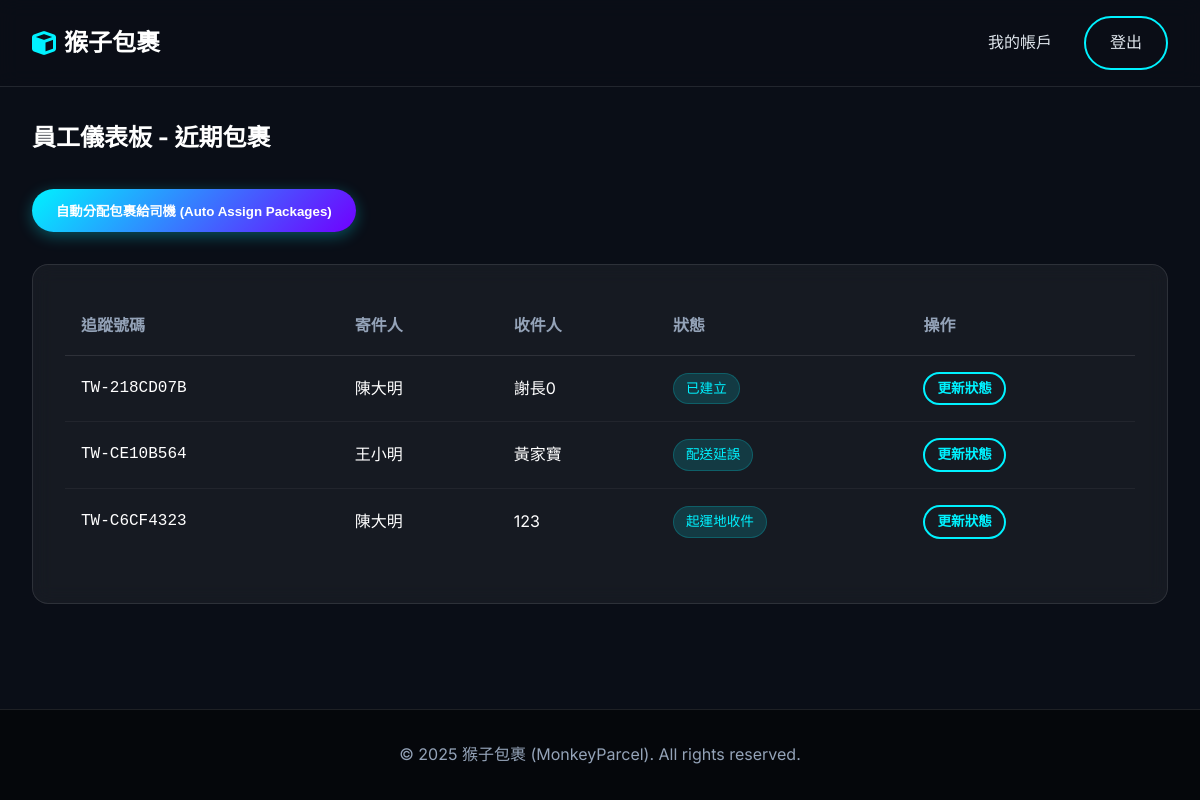
The page /dashboard (signed in) on the database as committed earlier.
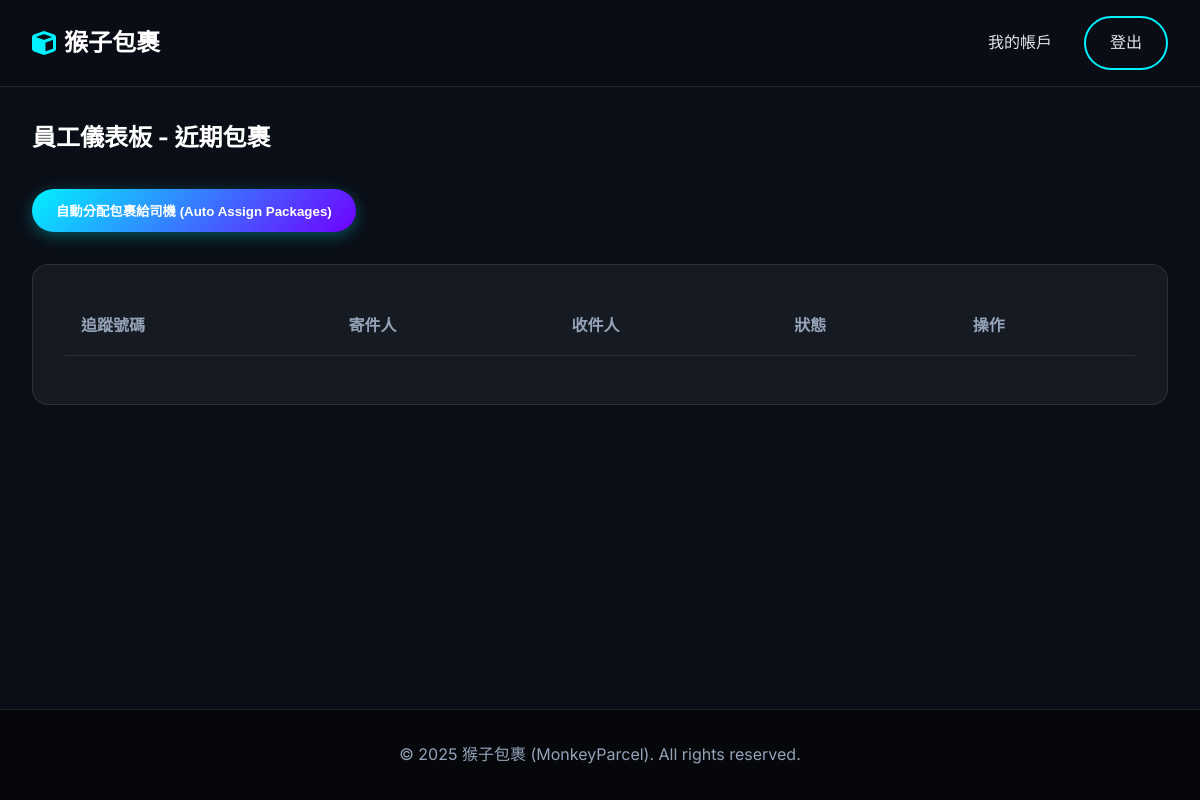
The same page on the database as committed later.
### app/models.py (models this page shows, shortened)
class Package(Base):
    __tablename__ = 'packages'
    id: Mapped[int] = mapped_column(primary_key=True)
    tracking_number: Mapped[str] = mapped_column(String(20), unique=True, nullable=False) # 物流單號
    sender_id: Mapped[int] = mapped_column(ForeignKey('customers.id'), nullable=False)
    recipient_name: Mapped[str] = mapped_column(String(100), nullable=False)
    recipient_address: Mapped[str] = mapped_column(String(200), nullable=False)
    recipient_phone: Mapped[str] = mapped_column(String(20), nullable=False)
    weight: Mapped[float] = mapped_column(Float, nullable=False) # 重量 (kg)
    width: Mapped[float] = mapped_column(Float, nullable=False)  # 寬 (cm)
    height: Mapped[float] = mapped_column(Float, nullable=False) # 高 (cm)
    length: Mapped[float] = mapped_column(Float, nullable=False) # 長 (cm)
    declared_value: Mapped[float] = mapped_column(Float, default=0.0) # 報值金額 (保險用)
    content_description: Mapped[str] = mapped_column(String(255), nullable=True) # 內容物描述
    package_type: Mapped[PackageType] = mapped_column(Enum(PackageType), default=PackageType.SMALL_BOX)
    delivery_speed: Mapped[DeliverySpeed] = mapped_column(Enum(DeliverySpeed), default=DeliverySpeed.STANDARD)
    status: Mapped[PackageStatus] = mapped_column(Enum(PackageStatus), default=PackageStatus.CREATED)
    is_hazardous: Mapped[bool] = mapped_column(Boolean, default=False)   # 易燃物/危險品
    is_fragile: Mapped[bool] = mapped_column(Boolean, default=False)     # 易碎品
    is_international: Mapped[bool] = mapped_column(Boolean, default=False) # 國際件
    created_at: Mapped[datetime] = mapped_column(DateTime, default=datetime.now) # 寄件時間
    estimated_delivery: Mapped[datetime] = mapped_column(DateTime, nullable=True) # 預計抵達時間
    shipping_cost: Mapped[float] = mapped_column(Float, default=0.0) # 運費金額
    sender: Mapped["Customer"] = relationship("Customer", back_populates="packages", foreign_keys=[sender_id])
    tracking_events: Mapped[List["TrackingEvent"]] = relationship("TrackingEvent", back_populates="package", cascade="all, delete-orphan")
    assigned_driver_id: Mapped[Optional[int]] = mapped_column(ForeignKey('users.id'), nullable=True)
    assigned_driver: Mapped[Optional["User"]] = relationship("User", foreign_keys=[assigned_driver_id])
    @property
    def status_label(self):
        return PACKAGE_STATUS_LABELS.get(self.status, self.status.value)

class User(Base):
    __tablename__ = 'users'
    id: Mapped[int] = mapped_column(primary_key=True)
    username: Mapped[str] = mapped_column(String(50), unique=True, nullable=False)
    password_hash: Mapped[str] = mapped_column(String(128), nullable=False)
    full_name: Mapped[str] = mapped_column(String(100), nullable=False)
    email: Mapped[str] = mapped_column(String(120), unique=True, nullable=False)
    phone: Mapped[str] = mapped_column(String(20), nullable=False)
    address: Mapped[str] = mapped_column(String(200), nullable=True)
    role: Mapped[UserRole] = mapped_column(Enum(UserRole), default=UserRole.CUSTOMER)
    type: Mapped[str] = mapped_column(String(50))
    __mapper_args__ = {
        'polymorphic_identity': 'user',
        'polymorphic_on': type
    }

### app/routes.py (the view, shortened to what this page needs)
@main.route('/dashboard')
@login_required
def dashboard():
    user_id = session['user_id']
    role = session['user_role']
    if role == 'customer':
        packages = services.get_user_packages(user_id)
        return render_template('dashboard_customer.html', packages=packages)
    elif role == 'driver':
        packages = services.get_packages_for_driver(session['user_id'])
        return render_template('dashboard_employee.html', packages=packages, is_driver=True)
    elif role == 'admin':
        return render_template('dashboard_admin.html')
    elif role == 'warehouse':
        recent_packages = db.session.execute(
            db.select(models.Package)
            .filter(models.Package.status.notin_([
                models.PackageStatus.OUT_FOR_DELIVERY,
                models.PackageStatus.DELIVERED
            ]))
            .order_by(models.Package.created_at.desc())
            .limit(20)
        ).scalars().all()
        return render_template('dashboard_employee.html', packages=recent_packages)
    return "Unknown Role"

### app/routes.py (called while the page is built)
def login_required(f):
    @wraps(f)
    def decorated_function(*args, **kwargs):
        if 'user_id' not in session:
            return redirect(url_for('main.login'))
        return f(*args, **kwargs)
    return decorated_function

### app/templates/dashboard_employee.html (shortened to what this page needs)
{% extends "base.html" %}
{% block content %}
<div class="container">
    {% if is_driver %}
    <h2 style="margin-bottom: 2rem;">司機派送清單 (My Deliveries)</h2>
    <p style="color: var(--text-muted);">顯示「派送中」或「分揀中(可取件)」的包裹。</p>
    {% else %}
    <h2 style="margin-bottom: 2rem;">員工儀表板 - 近期包裹</h2>
    <div style="margin-bottom: 2rem;">
        <form action="{{ url_for('main.auto_assign') }}" method="post" style="display: inline;">
            <button type="submit" class="btn btn-primary">
                自動分配包裹給司機 (Auto Assign Packages)
            </button>
        </form>
    </div>
    {% endif %}
    <div class="card">
        <table class="table">
            <thead>
                <tr>
                    <th>追蹤號碼</th>
                    <th>寄件人</th>
                    <th>收件人</th>
                    <th>狀態</th>
                    <th>操作</th>
                </tr>
            </thead>
            <tbody>
                {% for pkg in packages %}
                <tr>
                    <td style="font-family: 'Roboto Mono', monospace;">{{ pkg.tracking_number }}</td>
                    <td>{{ pkg.sender.full_name }}</td>
                    <td>{{ pkg.recipient_name }}</td>
                    <td>
                        <span class="badge badge-info">
                            {{ pkg.status_label }}
                        </span>
                    </td>
                    <td>
                        <a href="{{ url_for('main.tracking_result', tracking_number=pkg.tracking_number) }}"
                            class="btn btn-outline" style="padding: 0.25rem 0.75rem; font-size: 0.85rem;">更新狀態</a>
                    </td>
                </tr>
                {% endfor %}
            </tbody>
        </table>
    </div>
</div>
{% endblock %}

### app/templates/base.html (shortened to what this page needs)
<!DOCTYPE html>
<html lang="zh-TW">
<head>
    <link rel="stylesheet" href="{{ url_for('static', filename='css/style.css') }}">
    <link rel="stylesheet" href="https://cdnjs.cloudflare.com/ajax/libs/font-awesome/6.0.0/css/all.min.css">
</head>
<body>
    <nav class="navbar">
        <div class="container nav-container">
            <a href="{{ url_for('main.index') }}" class="logo">
                <i class="fas fa-cube"></i> 猴子包裹
            </a>
            <div class="nav-links">
                {% if session.get('user_id') %}
                <a href="{{ url_for('main.dashboard') }}">我的帳戶</a>
                <a href="{{ url_for('main.logout') }}" class="btn btn-outline">登出</a>
                {% else %}
                <a href="{{ url_for('main.login') }}" class="btn btn-primary">登入 / 註冊</a>
                {% endif %}
            </div>
        </div>
    </nav>
    <main class="main-content">
        {% block content %}{% endblock %}
    </main>
    <footer class="footer">
        <div class="container">
            <p>&copy; 2025 猴子包裹 (MonkeyParcel). All rights reserved.</p>
        </div>
    </footer>
</body>
</html>

### app/static/css/style.css (style rules this page uses)
:root { --primary-color: #00f2ff; --primary-dark: #00c8d4; --secondary-color: #7000ff; --bg-color: #0a0e17; --card-bg: rgba(255, 255, 255, 0.05); --text-color: #e0e6ed; --text-muted: #94a3b8; --border-color: rgba(255, 255, 255, 0.1); --success-color: #00ff9d; --error-color: #ff4d4d; --gradient-main: linear-gradient(135deg, #00f2ff 0%, #7000ff 100%); }
* { box-sizing: border-box; margin: 0; padding: 0; }
body { font-family: 'Inter', 'Noto Sans TC', sans-serif; background-color: var(--bg-color); color: var(--text-color); line-height: 1.6; min-height: 100vh; display: flex; flex-direction: column; }
h1, h2, h3, h4, h5, h6 { font-weight: 700; margin-bottom: 1rem; color: #fff; }
a { text-decoration: none; color: var(--primary-color); transition: all 0.3s ease; }
.container { max-width: 1200px; margin: 0 auto; padding: 0 2rem; }
.main-content { flex: 1; padding: 2rem 0; }
.navbar { background: rgba(10, 14, 23, 0.8); backdrop-filter: blur(10px); border-bottom: 1px solid var(--border-color); padding: 1rem 0; position: sticky; top: 0; z-index: 1000; }
.nav-container { display: flex; justify-content: space-between; align-items: center; }
.logo { font-size: 1.5rem; font-weight: 700; color: #fff; display: flex; align-items: center; gap: 0.5rem; }
.logo i { color: var(--primary-color); }
.nav-links { display: flex; gap: 2rem; align-items: center; }
.nav-links a { color: var(--text-color); font-weight: 500; }
.btn { display: inline-block; padding: 0.75rem 1.5rem; border-radius: 50px; font-weight: 600; cursor: pointer; border: none; transition: all 0.3s ease; }
.btn-primary { background: var(--gradient-main); color: #fff; box-shadow: 0 4px 15px rgba(0, 242, 255, 0.3); }
.btn-outline { background: transparent; border: 2px solid var(--primary-color); color: var(--primary-color); }
.card { background: var(--card-bg); border: 1px solid var(--border-color); border-radius: 16px; padding: 2rem; backdrop-filter: blur(10px); margin-bottom: 1.5rem; }
.footer { background: #05070b; padding: 2rem 0; margin-top: auto; text-align: center; color: var(--text-muted); border-top: 1px solid var(--border-color); }
.table { width: 100%; border-collapse: collapse; color: #fff; margin-bottom: 1rem; }
.table th { text-align: left; padding: 1rem; border-bottom: 1px solid var(--border-color); font-weight: 600; color: var(--text-muted); }
.card, .hero, .timeline-item { animation: fadeIn 0.5s ease-out forwards; }

Rows that differ between the two databases and show on the page:
removed Package: tracking_number "TW-218CD07B", sender.full_name "陳大明", recipient_name "謝長0", status_label "已建立"
removed Package: tracking_number "TW-CE10B564", sender.full_name "王小明", recipient_name "黃家寶", status_label "配送延誤"
removed Package: tracking_number "TW-C6CF4323", sender.full_name "陳大明", recipient_name "123", status_label "起運地收件"
